Frame 1 (no input): blank canvas, image omitted
Frame 60 (the mouse pressed at the canvas centre just before this capture): blank canvas, image omitted
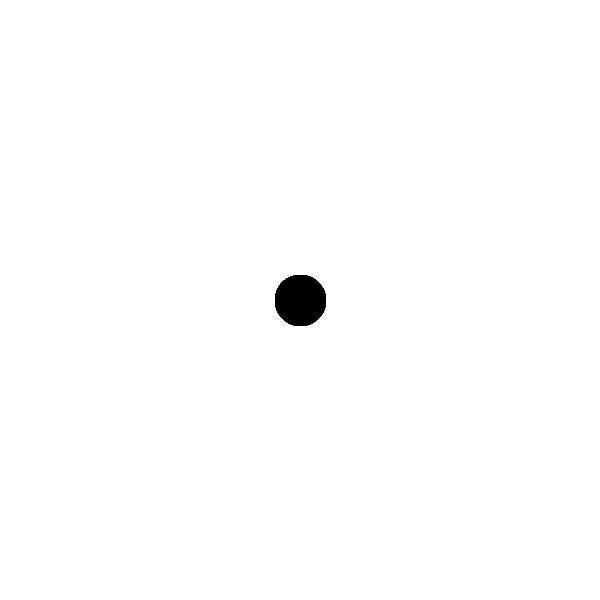
Frame 120 (the mouse held since frame 60 and released just before this capture)

The Processing sketch whose frames 1 and 60 were blank and that drew this single picture after the mouse press (run headless with seeded random() and noise(); from frame 60 on, the mouse is pressed at the canvas centre):

// Processing sketch: mouseEvents
// ── mouseEvents.pde
//mouse input 
int c; 
void setup(){
  background(255); 
  size(600, 600); 
}

void draw(){
  fill(c); 
  //boolean to check if our mouse is pressed 
  //updates every frame 
  if(mousePressed){
    ellipse(mouseX, mouseY, 50, 50); 
  }
  

}

//function that one detects a state change between
//not clicked and clicked
//only executes code within this function one time
//void mousePressed(){
//  ellipse(mouseX, mouseY, 50, 50); 
//}

//check between clicked and not clicked 
//similar to void mousePressed() only executes 
//code one time 
void mouseReleased(){
  if(c == 0){
    c = 255; 
  }else{
    c = 0; 
  }
}

//checking if our mouse is pressed, and also 
//if our mouseX & mouseY values are changing
//void mouseDragged(){
//  c += 10; 
//  if(c >255){
//    c = 0; 
//  }
//}

//if our mouseX & mouseY values changed
void mouseMoved(){
  c += 10; 
  if(c >255){
    c = 0; 
  }
}
